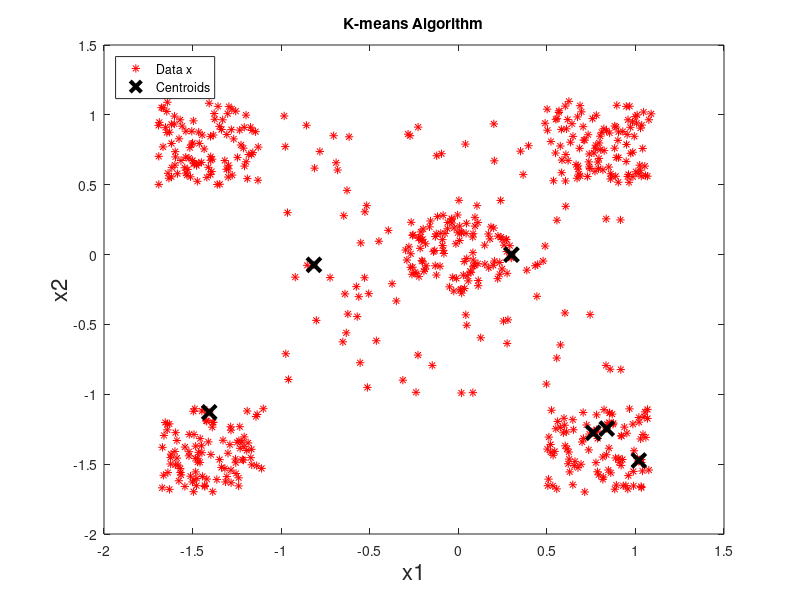
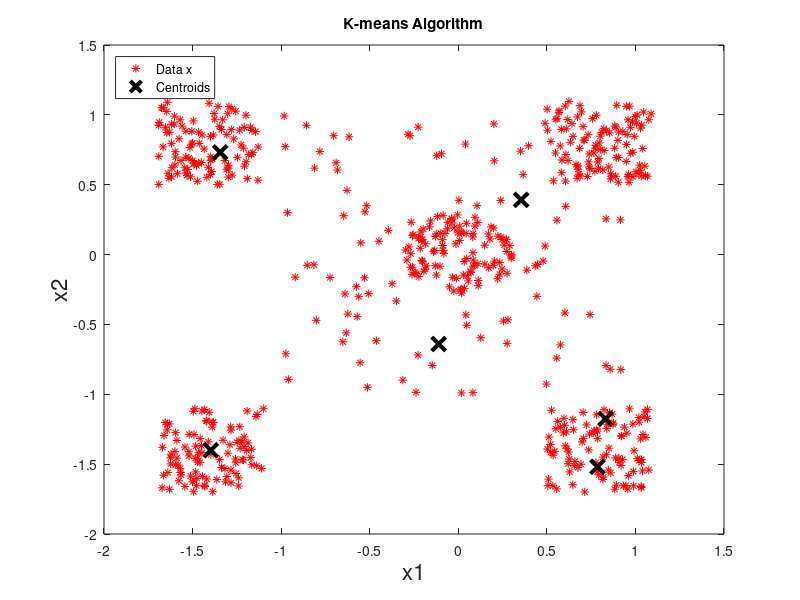

Reproduce these figures in MATLAB, in order.
clc;
clear all;

% Plot file for k-means Algorithm
% using txt files as input

% Training set 
fileID = fopen('trainingset2.txt');
cell_data = textscan(fileID,'%n %n');
fclose(fileID);

% Centroids with their first position
fID = fopen('centroids_ask2_before.txt');
cell_data_centroids = textscan(fID, '%n %n');
fclose(fID);

% Centroids after the excecution of the algorithm
FILEID = fopen('centroids_ask2_after.txt');
cell_data_centroids_after = textscan(fID, '%n %n');
fclose(FILEID);

matrix_data = [cell_data{:}];
matrix_centroids = [cell_data_centroids{:}];
matrix_centroids_after = [cell_data_centroids_after{:}];

% First plot
figure(1);
plot(matrix_data(:,1),matrix_data(:,2),'r*'); 
hold on;
plot(matrix_centroids(:,1), matrix_centroids(:,2), 'kx', 'MarkerSize', 10, 'LineWidth', 3);
hold off;
xlabel('x1', 'fontsize', 16);
ylabel('x2', 'fontsize', 16);
legend('Data x', 'Centroids', 'Location', 'northwest');
title 'K-means Algorithm';

% Second Plot
figure(2);
plot(matrix_data(:,1),matrix_data(:,2),'r*'); 
hold on;
plot(matrix_centroids_after(:,1), matrix_centroids_after(:,2), 'kx', 'MarkerSize', 10, 'LineWidth', 3);
hold off;
xlabel('x1', 'fontsize', 16);
ylabel('x2', 'fontsize', 16);
legend('Data x', 'Centroids', 'Location', 'northwest');
title 'K-means Algorithm';